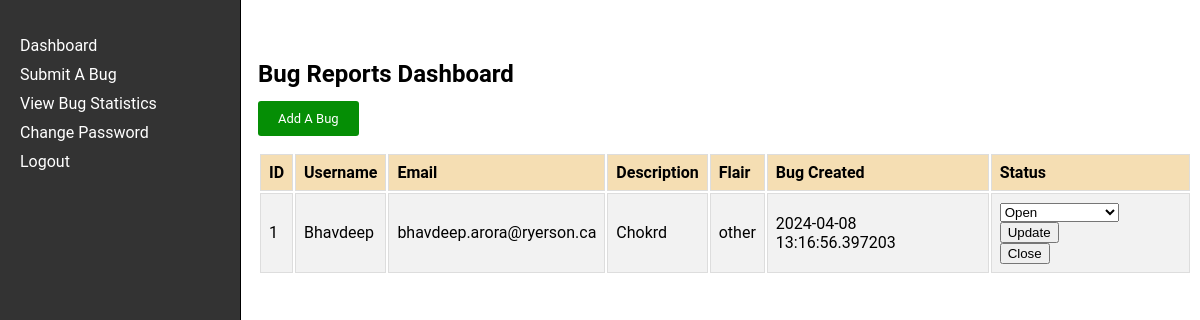
Page /dashboard on the earlier database version.
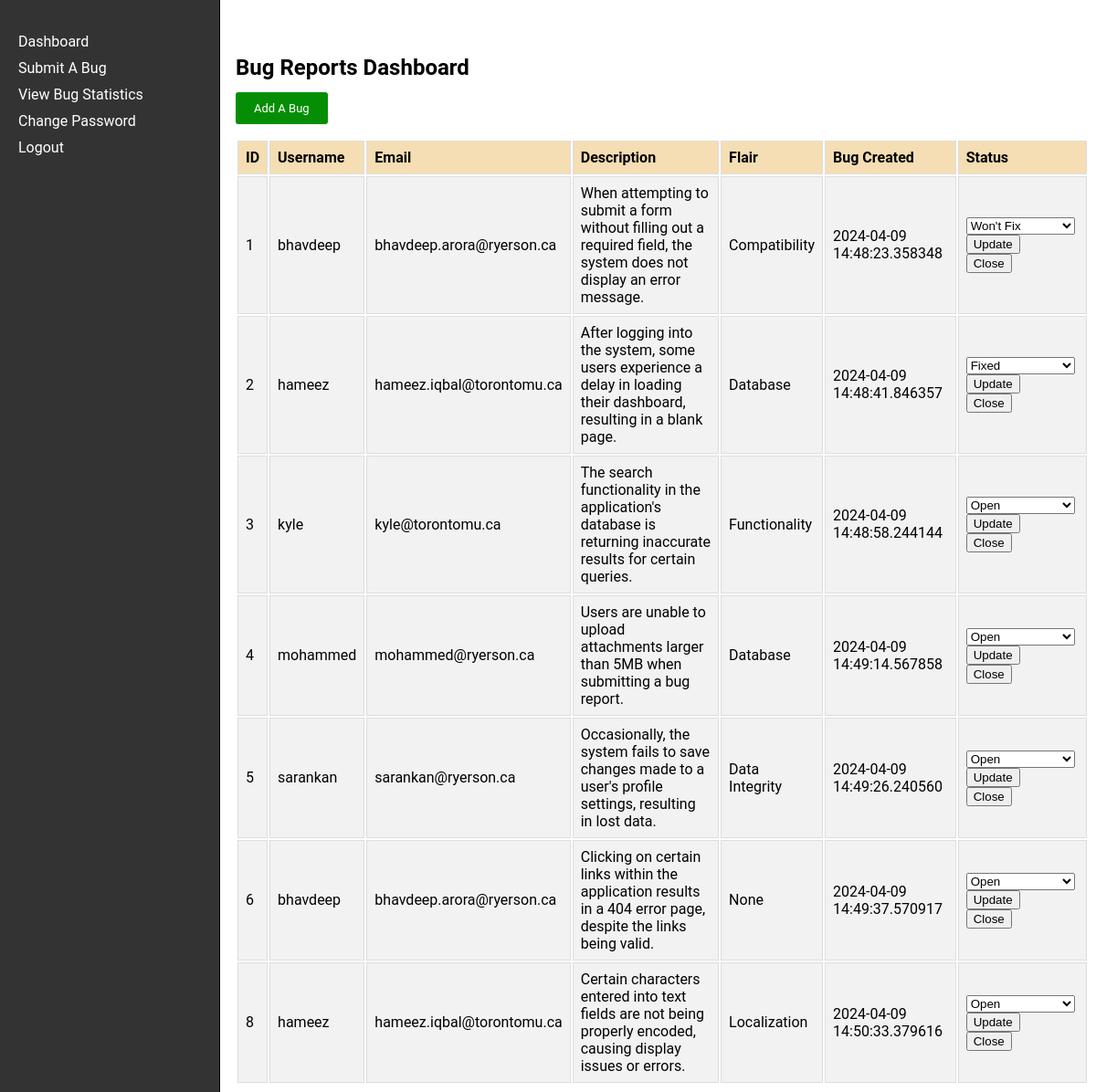
Same page on the later database version.
### app.py (models this page shows)
class Bug(db.Model, UserMixin):
    id = db.Column(db.Integer, primary_key=True)
    username = db.Column(db.String(20), nullable=False)
    email = db.Column(db.String(50), nullable=False)
    bug_description = db.Column(db.String(800), nullable=False)
    bug_flair = db.Column(db.String(20), nullable=True)
    bug_status = db.Column(db.String(20), nullable=True)
    timestamp = db.Column(db.DateTime, nullable=False, default=datetime.now)

### app.py (the view)
@app.route('/dashboard', methods=['GET', 'POST'])
def dashboard():
    bug_reports = Bug.query.all()
    return render_template('dashboard.html', bug_reports=bug_reports)

### templates/dashboard.html (shortened to what this page needs)
<!DOCTYPE html>
<html lang="en">
<head>
    <link rel="stylesheet" href="../static/dashboard.css">
</head>
<body>
    <div class="navbar">
        <ul>
            <li><a href="{{ url_for('dashboard') }}">Dashboard</a></li>
            <li><a href="{{ url_for('submit_bug') }}">Submit A Bug</a></li>
            <li><a href="{{ url_for('bug_graphs') }}">View Bug Statistics</a></li>
            <li><a href="{{ url_for('change_password')}}">Change Password</a></li>
            <li><a href="{{ url_for('logout') }}">Logout</a></li>
        </ul>
    </div>
    <div class="table">
        <h2>Bug Reports Dashboard</h2>
        <a href="{{ url_for('submit_bug') }}" class="add-a-bug">Add A Bug</a>
        <table class="bug-report-table">
            <tr>
                <th>ID</th>
                <th>Username</th>
                <th>Email</th>
                <th>Description</th>
                <th>Flair</th>
                <th>Bug Created</th>
                <th>Status</th>
            </tr>
            {% for bug in bug_reports %}
            <tr>
                <td>{{ bug.id }}</td>
                <td>{{ bug.username }}</td>
                <td>{{ bug.email }}</td>
                <td>{{ bug.bug_description }}</td>
                <td>{{ bug.bug_flair }}</td>
                <td>{{ bug.timestamp }}</td>
                <td>
                    <form method="POST" action="{{ url_for('update_bug_status', bug_id=bug.id) }}" onsubmit="return confirmUpdate()">
                        <select name="bug_status">
                            <option value="Open" {% if bug.bug_status == 'Open' %} selected {% endif %}>Open</option>
                            <option value="Fixed" {% if bug.bug_status == 'Fixed' %} selected {% endif %}>Fixed</option>
                            <option value="Won't Fix" {% if bug.bug_status == 'Won\'t Fix' %} selected {% endif %}>Won't Fix</option>
                        </select>
                        <input type="submit" value="Update">
                    </form>
                    <form method="POST" action="{{ url_for('close_bug', bug_id=bug.id) }}" onsubmit="return confirmClose()">
                        <input type="submit" value="Close">
                    </form>
                </td>
            </tr>
            {% endfor %}
        </table>
    </div>
</body>
</html>

### static/dashboard.css (style rules this page uses)
body { font-family: "Roboto", sans-serif; }
.navbar { width: 200px; height: 100%; position: fixed; top: 0; left: 0; background-color: #333; padding: 20px; color: white; border-right: 1px solid black; }
.navbar ul { list-style-type: none; padding: 0; }
.navbar li { margin-bottom: 10px; }
.navbar li a { color: white; text-decoration: none; }
.table { margin-left: 250px; width: calc(100% - 250px); margin-top: 60px; border-collapse: collapse; }
.table th, .table td { border: 1px solid #ddd; padding: 8px; }
.table th { background-color: wheat; text-align: left; }
.table tr:nth-child(even) { background-color: #f2f2f2; }
.table tr { background-color: #f2f2f2; }
.add-a-bug { background-color: rgb(5, 142, 5); color: #fff; border: none; border-radius: 3px; padding: 10px 20px; cursor: pointer; text-decoration: none; font-size: small; }
.bug-report-table { margin-top: 25px; }

Differences in the rows shown:
changed Bug id 1: username "Bhavdeep" → "bhavdeep"; bug_description "Chokrd" → "When attempting to submit a form without filling out a required field, the system does not display an error message."; bug_flair "other" → "Compatibility"; timestamp "2024-04-08 13:16:56.397203" → "2024-04-09 14:48:23.358348"; bug_status "Open" → "Won't Fix"
added Bug: id "2", username "hameez", email "hameez.iqbal@torontomu.ca", bug_description "After logging into the system, some users experience a delay in loading their dashboard, resulting in a blank page.", bug_flair "Database", timestamp "2024-04-09 14:48:41.846357", bug_status "Fixed"
added Bug: id "3", username "kyle", email "kyle@torontomu.ca", bug_description "The search functionality in the application's database is returning inaccurate results for certain queries.", bug_flair "Functionality", timestamp "2024-04-09 14:48:58.244144", bug_status "Open"
added Bug: id "4", username "mohammed", email "mohammed@ryerson.ca", bug_description "Users are unable to upload attachments larger than 5MB when submitting a bug report.", bug_flair "Database", timestamp "2024-04-09 14:49:14.567858", bug_status "Open"
added Bug: id "5", username "sarankan", email "sarankan@ryerson.ca", bug_description "Occasionally, the system fails to save changes made to a user's profile settings, resulting in lost data.", bug_flair "Data Integrity", timestamp "2024-04-09 14:49:26.240560", bug_status "Open"
added Bug: id "6", username "bhavdeep", email "bhavdeep.arora@ryerson.ca", bug_description "Clicking on certain links within the application results in a 404 error page, despite the links being valid.", bug_flair "None", timestamp "2024-04-09 14:49:37.570917", bug_status "Open"
added Bug: id "8", username "hameez", email "hameez.iqbal@torontomu.ca", bug_description "Certain characters entered into text fields are not being properly encoded, causing display issues or errors.", bug_flair "Localization", timestamp "2024-04-09 14:50:33.379616", bug_status "Open"
